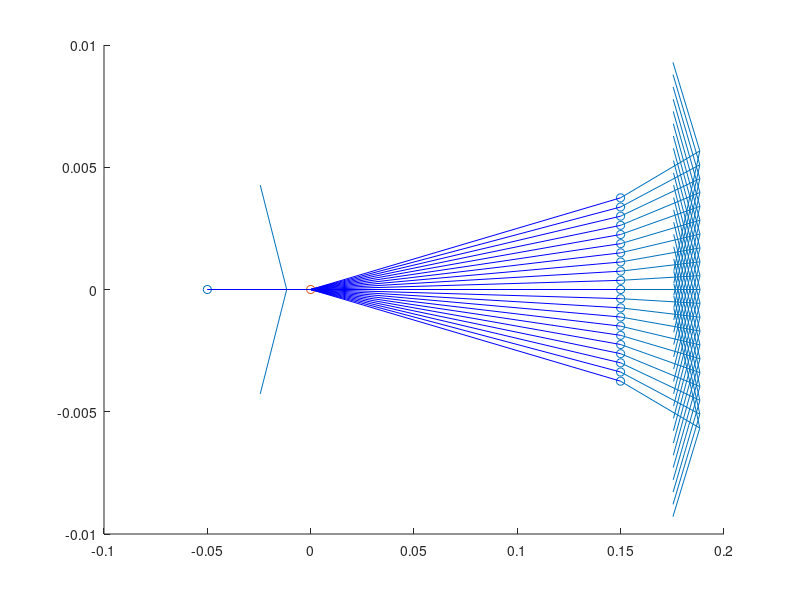
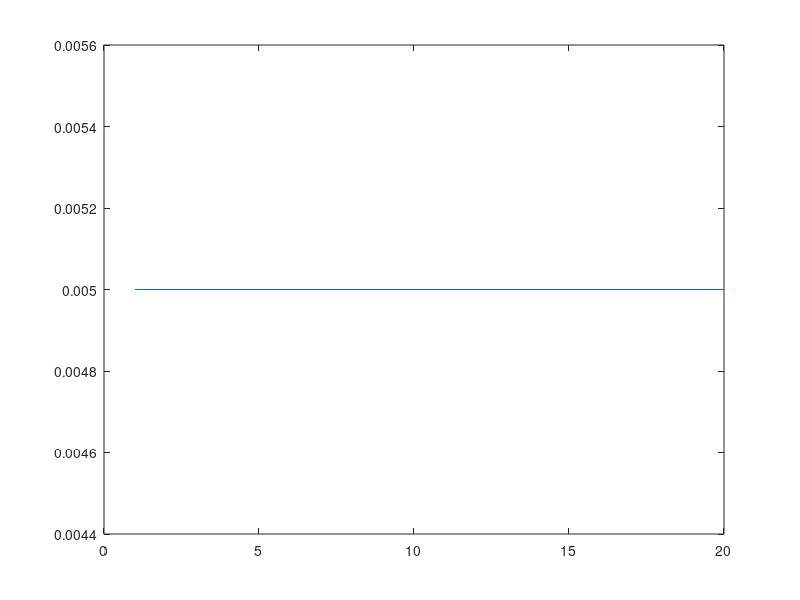

Write MATLAB code to recreate these figures, in order.
%fan(1:2,:)=fan(1:2,:)-[map_struct.start.x;map_struct.start.y];
load('one_step.mat')
close all
scatter(fan(1,:),fan(2,:))
hold on
%scatter(map_struct.start.x,map_struct.start.y)
scatter(0,0)
quiver(fan(1,:),fan(2,:),.1*cos(fan(3,:)),.1*sin(fan(3,:)))

for i=1:22
    %plot([map_struct.start.x fan(1,i)],[map_struct.start.y fan(2,i)],'b-')
    plot([0 fan(1,i)],[0 fan(2,i)],'b-')
end

figure
plot(fan(3,3:end)-fan(3,2:end-1))
%axis equal